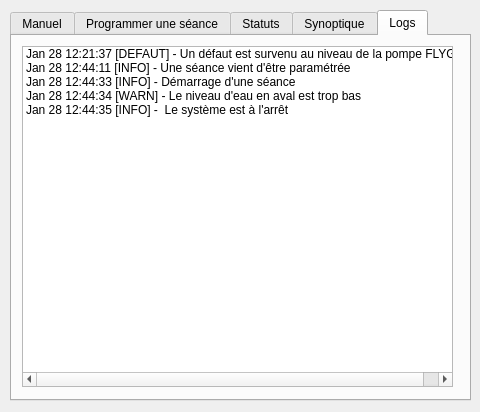
<?xml version="1.0" encoding="UTF-8"?>
<ui version="4.0">
 <class>UI</class>
 <widget class="QWidget" name="UI">
  <property name="geometry">
   <rect>
    <x>0</x>
    <y>0</y>
    <width>480</width>
    <height>412</height>
   </rect>
  </property>
  <property name="windowTitle">
   <string>UI</string>
  </property>
  <widget class="QTabWidget" name="tabWidget">
   <property name="geometry">
    <rect>
     <x>10</x>
     <y>10</y>
     <width>461</width>
     <height>391</height>
    </rect>
   </property>
   <property name="styleSheet">
    <string notr="true"/>
   </property>
   <property name="currentIndex">
    <number>4</number>
   </property>
   <widget class="QWidget" name="tab_4">
    <attribute name="title">
     <string>Manuel</string>
    </attribute>
    <widget class="QGroupBox" name="groupBox_6">
     <property name="geometry">
      <rect>
       <x>230</x>
       <y>10</y>
       <width>211</width>
       <height>101</height>
      </rect>
     </property>
     <property name="title">
      <string>CENTRALE HYDRAULIQUE</string>
     </property>
     <widget class="QPushButton" name="pushButton_8">
      <property name="geometry">
       <rect>
        <x>10</x>
        <y>30</y>
        <width>191</width>
        <height>23</height>
       </rect>
      </property>
      <property name="text">
       <string>Démarrer</string>
      </property>
     </widget>
     <widget class="QPushButton" name="pushButton_9">
      <property name="geometry">
       <rect>
        <x>10</x>
        <y>60</y>
        <width>191</width>
        <height>23</height>
       </rect>
      </property>
      <property name="text">
       <string>Arrêter</string>
      </property>
     </widget>
    </widget>
    <widget class="QGroupBox" name="groupBox_8">
     <property name="geometry">
      <rect>
       <x>10</x>
       <y>10</y>
       <width>201</width>
       <height>101</height>
      </rect>
     </property>
     <property name="title">
      <string>POMPE FLYGT</string>
     </property>
     <widget class="QPushButton" name="pushButton_10">
      <property name="geometry">
       <rect>
        <x>10</x>
        <y>30</y>
        <width>181</width>
        <height>23</height>
       </rect>
      </property>
      <property name="text">
       <string>Démarrer</string>
      </property>
     </widget>
     <widget class="QPushButton" name="pushButton_11">
      <property name="geometry">
       <rect>
        <x>10</x>
        <y>60</y>
        <width>181</width>
        <height>23</height>
       </rect>
      </property>
      <property name="text">
       <string>Arrêter</string>
      </property>
     </widget>
    </widget>
    <widget class="QGroupBox" name="groupBox_9">
     <property name="geometry">
      <rect>
       <x>10</x>
       <y>120</y>
       <width>201</width>
       <height>101</height>
      </rect>
     </property>
     <property name="title">
      <string>VANNE D'ATTRAIT</string>
     </property>
     <widget class="QPushButton" name="pushButton_12">
      <property name="geometry">
       <rect>
        <x>10</x>
        <y>30</y>
        <width>181</width>
        <height>23</height>
       </rect>
      </property>
      <property name="text">
       <string>Ouvrir</string>
      </property>
     </widget>
     <widget class="QPushButton" name="pushButton_13">
      <property name="geometry">
       <rect>
        <x>10</x>
        <y>60</y>
        <width>181</width>
        <height>23</height>
       </rect>
      </property>
      <property name="text">
       <string>Fermer</string>
      </property>
     </widget>
    </widget>
    <widget class="QGroupBox" name="groupBox_10">
     <property name="geometry">
      <rect>
       <x>230</x>
       <y>120</y>
       <width>211</width>
       <height>101</height>
      </rect>
     </property>
     <property name="title">
      <string>GRILLE</string>
     </property>
     <widget class="QPushButton" name="pushButton_14">
      <property name="geometry">
       <rect>
        <x>10</x>
        <y>30</y>
        <width>191</width>
        <height>23</height>
       </rect>
      </property>
      <property name="text">
       <string>Ouvrir</string>
      </property>
     </widget>
     <widget class="QPushButton" name="pushButton_15">
      <property name="geometry">
       <rect>
        <x>10</x>
        <y>60</y>
        <width>191</width>
        <height>23</height>
       </rect>
      </property>
      <property name="text">
       <string>Fermer</string>
      </property>
     </widget>
    </widget>
    <widget class="QGroupBox" name="groupBox_5">
     <property name="geometry">
      <rect>
       <x>10</x>
       <y>230</y>
       <width>431</width>
       <height>121</height>
      </rect>
     </property>
     <property name="title">
      <string>Cage</string>
     </property>
     <widget class="QPushButton" name="pushButton_4">
      <property name="geometry">
       <rect>
        <x>20</x>
        <y>30</y>
        <width>181</width>
        <height>23</height>
       </rect>
      </property>
      <property name="text">
       <string>Monter en petite vitesse</string>
      </property>
     </widget>
     <widget class="QPushButton" name="pushButton_5">
      <property name="geometry">
       <rect>
        <x>20</x>
        <y>70</y>
        <width>181</width>
        <height>23</height>
       </rect>
      </property>
      <property name="text">
       <string>Monter en grande vitesse</string>
      </property>
     </widget>
     <widget class="QPushButton" name="pushButton_6">
      <property name="geometry">
       <rect>
        <x>220</x>
        <y>30</y>
        <width>191</width>
        <height>23</height>
       </rect>
      </property>
      <property name="text">
       <string>Descendre en petite vitesse</string>
      </property>
     </widget>
     <widget class="QPushButton" name="pushButton_7">
      <property name="geometry">
       <rect>
        <x>220</x>
        <y>70</y>
        <width>191</width>
        <height>23</height>
       </rect>
      </property>
      <property name="text">
       <string>Descendre  en grande vitesse</string>
      </property>
     </widget>
    </widget>
   </widget>
   <widget class="QWidget" name="tab">
    <attribute name="title">
     <string>Programmer une séance</string>
    </attribute>
    <widget class="QGroupBox" name="groupBox_3">
     <property name="geometry">
      <rect>
       <x>10</x>
       <y>10</y>
       <width>431</width>
       <height>231</height>
      </rect>
     </property>
     <property name="title">
      <string>Programmer une séance</string>
     </property>
     <widget class="QPushButton" name="pushButton_3">
      <property name="geometry">
       <rect>
        <x>120</x>
        <y>190</y>
        <width>191</width>
        <height>31</height>
       </rect>
      </property>
      <property name="text">
       <string>Enregistrer les paramètres</string>
      </property>
     </widget>
     <widget class="QWidget" name="layoutWidget">
      <property name="geometry">
       <rect>
        <x>70</x>
        <y>20</y>
        <width>288</width>
        <height>161</height>
       </rect>
      </property>
      <layout class="QGridLayout" name="gridLayout">
       <item row="1" column="1">
        <widget class="QSpinBox" name="spinBox_3"/>
       </item>
       <item row="0" column="1">
        <widget class="QSpinBox" name="spinBox_2">
         <property name="sizePolicy">
          <sizepolicy hsizetype="Minimum" vsizetype="Fixed">
           <horstretch>0</horstretch>
           <verstretch>0</verstretch>
          </sizepolicy>
         </property>
        </widget>
       </item>
       <item row="3" column="1">
        <widget class="QSpinBox" name="spinBox_4"/>
       </item>
       <item row="2" column="0">
        <widget class="QLabel" name="label_14">
         <property name="text">
          <string>Temps de vidange :</string>
         </property>
        </widget>
       </item>
       <item row="3" column="0">
        <widget class="QLabel" name="label_15">
         <property name="text">
          <string>Temps de pêche :</string>
         </property>
        </widget>
       </item>
       <item row="2" column="1">
        <widget class="QSpinBox" name="spinBox"/>
       </item>
       <item row="0" column="0">
        <widget class="QLabel" name="label_2">
         <property name="text">
          <string>Petite vitesse :</string>
         </property>
        </widget>
       </item>
       <item row="1" column="0">
        <widget class="QLabel" name="label_13">
         <property name="text">
          <string>Grande vitesse :</string>
         </property>
        </widget>
       </item>
       <item row="4" column="0">
        <widget class="QLabel" name="label">
         <property name="text">
          <string>Nombre de cycles :</string>
         </property>
        </widget>
       </item>
       <item row="4" column="1">
        <widget class="QSpinBox" name="spinBox_5"/>
       </item>
       <item row="5" column="0">
        <widget class="QLabel" name="label_16">
         <property name="text">
          <string>Périodicité</string>
         </property>
        </widget>
       </item>
       <item row="5" column="1">
        <widget class="QComboBox" name="comboBox">
         <item>
          <property name="text">
           <string>15 min</string>
          </property>
         </item>
         <item>
          <property name="text">
           <string>30 min</string>
          </property>
         </item>
         <item>
          <property name="text">
           <string>1 h</string>
          </property>
         </item>
         <item>
          <property name="text">
           <string>2 h</string>
          </property>
         </item>
         <item>
          <property name="text">
           <string>4 h</string>
          </property>
         </item>
         <item>
          <property name="text">
           <string>24 h</string>
          </property>
         </item>
        </widget>
       </item>
      </layout>
     </widget>
    </widget>
    <widget class="QGroupBox" name="groupBox_4">
     <property name="geometry">
      <rect>
       <x>10</x>
       <y>250</y>
       <width>431</width>
       <height>91</height>
      </rect>
     </property>
     <property name="title">
      <string>Lancer une séance</string>
     </property>
     <widget class="QPushButton" name="pushButton">
      <property name="geometry">
       <rect>
        <x>40</x>
        <y>40</y>
        <width>161</width>
        <height>31</height>
       </rect>
      </property>
      <property name="text">
       <string>Lancer automatisation</string>
      </property>
     </widget>
     <widget class="QPushButton" name="pushButton_2">
      <property name="enabled">
       <bool>false</bool>
      </property>
      <property name="geometry">
       <rect>
        <x>230</x>
        <y>40</y>
        <width>171</width>
        <height>31</height>
       </rect>
      </property>
      <property name="text">
       <string>Arrêter automatisation</string>
      </property>
     </widget>
    </widget>
   </widget>
   <widget class="QWidget" name="tab_3">
    <attribute name="title">
     <string>Statuts</string>
    </attribute>
    <widget class="QGroupBox" name="groupBox">
     <property name="geometry">
      <rect>
       <x>10</x>
       <y>10</y>
       <width>431</width>
       <height>91</height>
      </rect>
     </property>
     <property name="title">
      <string>Appareillages</string>
     </property>
     <widget class="QLabel" name="label_3">
      <property name="geometry">
       <rect>
        <x>120</x>
        <y>30</y>
        <width>21</width>
        <height>21</height>
       </rect>
      </property>
      <property name="styleSheet">
       <string notr="true">background-color:green;
border:3px solid  rgb(125, 125, 125);</string>
      </property>
      <property name="text">
       <string/>
      </property>
     </widget>
     <widget class="QLabel" name="label_4">
      <property name="geometry">
       <rect>
        <x>100</x>
        <y>60</y>
        <width>71</width>
        <height>20</height>
       </rect>
      </property>
      <property name="styleSheet">
       <string notr="true"/>
      </property>
      <property name="text">
       <string>     POMPE</string>
      </property>
     </widget>
     <widget class="QLabel" name="label_5">
      <property name="geometry">
       <rect>
        <x>270</x>
        <y>30</y>
        <width>21</width>
        <height>21</height>
       </rect>
      </property>
      <property name="styleSheet">
       <string notr="true">background-color:green;
border:3px solid  rgb(125, 125, 125);</string>
      </property>
      <property name="text">
       <string/>
      </property>
     </widget>
     <widget class="QLabel" name="label_6">
      <property name="geometry">
       <rect>
        <x>210</x>
        <y>60</y>
        <width>181</width>
        <height>16</height>
       </rect>
      </property>
      <property name="text">
       <string>    CENTRALE HYDRAULIQUE</string>
      </property>
     </widget>
    </widget>
    <widget class="QGroupBox" name="groupBox_2">
     <property name="geometry">
      <rect>
       <x>10</x>
       <y>110</y>
       <width>431</width>
       <height>81</height>
      </rect>
     </property>
     <property name="title">
      <string>Niveaux</string>
     </property>
     <widget class="QLabel" name="label_8">
      <property name="geometry">
       <rect>
        <x>310</x>
        <y>50</y>
        <width>101</width>
        <height>16</height>
       </rect>
      </property>
      <property name="text">
       <string>  NIVEAU HUILE</string>
      </property>
     </widget>
     <widget class="QLabel" name="label_7">
      <property name="geometry">
       <rect>
        <x>60</x>
        <y>20</y>
        <width>21</width>
        <height>21</height>
       </rect>
      </property>
      <property name="styleSheet">
       <string notr="true">background-color: red;
border:3px solid  rgb(125, 125, 125);</string>
      </property>
      <property name="text">
       <string/>
      </property>
     </widget>
     <widget class="QLabel" name="label_10">
      <property name="geometry">
       <rect>
        <x>30</x>
        <y>50</y>
        <width>101</width>
        <height>16</height>
       </rect>
      </property>
      <property name="text">
       <string>NIVEAU AMONT</string>
      </property>
     </widget>
     <widget class="QLabel" name="label_12">
      <property name="geometry">
       <rect>
        <x>340</x>
        <y>20</y>
        <width>21</width>
        <height>21</height>
       </rect>
      </property>
      <property name="styleSheet">
       <string notr="true">background-color: red;
border:3px solid  rgb(125, 125, 125);</string>
      </property>
      <property name="text">
       <string/>
      </property>
     </widget>
     <widget class="QLabel" name="label_11">
      <property name="geometry">
       <rect>
        <x>170</x>
        <y>50</y>
        <width>101</width>
        <height>16</height>
       </rect>
      </property>
      <property name="text">
       <string>   NIVEAU AVAL</string>
      </property>
     </widget>
     <widget class="QLabel" name="label_9">
      <property name="geometry">
       <rect>
        <x>200</x>
        <y>20</y>
        <width>21</width>
        <height>21</height>
       </rect>
      </property>
      <property name="styleSheet">
       <string notr="true">background-color: red;
border:3px solid  rgb(125, 125, 125);</string>
      </property>
      <property name="text">
       <string/>
      </property>
     </widget>
    </widget>
    <widget class="QGroupBox" name="groupBox_7">
     <property name="geometry">
      <rect>
       <x>10</x>
       <y>200</y>
       <width>431</width>
       <height>151</height>
      </rect>
     </property>
     <property name="title">
      <string>Défauts</string>
     </property>
     <widget class="QLabel" name="label_19">
      <property name="geometry">
       <rect>
        <x>50</x>
        <y>30</y>
        <width>21</width>
        <height>21</height>
       </rect>
      </property>
      <property name="styleSheet">
       <string notr="true">background-color: red;
border:3px solid  rgb(125, 125, 125);</string>
      </property>
      <property name="text">
       <string/>
      </property>
     </widget>
     <widget class="QLabel" name="label_18">
      <property name="geometry">
       <rect>
        <x>80</x>
        <y>30</y>
        <width>71</width>
        <height>16</height>
       </rect>
      </property>
      <property name="text">
       <string>Défaut treuil</string>
      </property>
     </widget>
     <widget class="QLabel" name="label_20">
      <property name="geometry">
       <rect>
        <x>270</x>
        <y>30</y>
        <width>111</width>
        <height>16</height>
       </rect>
      </property>
      <property name="text">
       <string>Surcharge ascenseur</string>
      </property>
     </widget>
     <widget class="QLabel" name="label_21">
      <property name="geometry">
       <rect>
        <x>50</x>
        <y>60</y>
        <width>21</width>
        <height>21</height>
       </rect>
      </property>
      <property name="styleSheet">
       <string notr="true">background-color: red;
border:3px solid  rgb(125, 125, 125);</string>
      </property>
      <property name="text">
       <string/>
      </property>
     </widget>
     <widget class="QLabel" name="label_22">
      <property name="geometry">
       <rect>
        <x>80</x>
        <y>60</y>
        <width>71</width>
        <height>16</height>
       </rect>
      </property>
      <property name="text">
       <string>Défaut vanne</string>
      </property>
     </widget>
     <widget class="QLabel" name="label_23">
      <property name="geometry">
       <rect>
        <x>50</x>
        <y>90</y>
        <width>21</width>
        <height>21</height>
       </rect>
      </property>
      <property name="styleSheet">
       <string notr="true">background-color: red;
border:3px solid  rgb(125, 125, 125);</string>
      </property>
      <property name="text">
       <string/>
      </property>
     </widget>
     <widget class="QLabel" name="label_24">
      <property name="geometry">
       <rect>
        <x>80</x>
        <y>90</y>
        <width>71</width>
        <height>16</height>
       </rect>
      </property>
      <property name="text">
       <string>Défaut pompe</string>
      </property>
     </widget>
     <widget class="QLabel" name="label_25">
      <property name="geometry">
       <rect>
        <x>240</x>
        <y>30</y>
        <width>21</width>
        <height>21</height>
       </rect>
      </property>
      <property name="styleSheet">
       <string notr="true">background-color: red;
border:3px solid  rgb(125, 125, 125);</string>
      </property>
      <property name="text">
       <string/>
      </property>
     </widget>
     <widget class="QLabel" name="label_26">
      <property name="geometry">
       <rect>
        <x>270</x>
        <y>60</y>
        <width>111</width>
        <height>16</height>
       </rect>
      </property>
      <property name="text">
       <string>Défaut huile</string>
      </property>
     </widget>
     <widget class="QLabel" name="label_27">
      <property name="geometry">
       <rect>
        <x>240</x>
        <y>60</y>
        <width>21</width>
        <height>21</height>
       </rect>
      </property>
      <property name="styleSheet">
       <string notr="true">background-color: red;
border:3px solid  rgb(125, 125, 125);</string>
      </property>
      <property name="text">
       <string/>
      </property>
     </widget>
     <widget class="QLabel" name="label_28">
      <property name="geometry">
       <rect>
        <x>240</x>
        <y>90</y>
        <width>21</width>
        <height>21</height>
       </rect>
      </property>
      <property name="styleSheet">
       <string notr="true">background-color: red;
border:3px solid  rgb(125, 125, 125);</string>
      </property>
      <property name="text">
       <string/>
      </property>
     </widget>
     <widget class="QLabel" name="label_29">
      <property name="geometry">
       <rect>
        <x>270</x>
        <y>90</y>
        <width>111</width>
        <height>16</height>
       </rect>
      </property>
      <property name="text">
       <string>Défaut mou de câble</string>
      </property>
     </widget>
     <widget class="QLabel" name="label_30">
      <property name="geometry">
       <rect>
        <x>240</x>
        <y>120</y>
        <width>21</width>
        <height>21</height>
       </rect>
      </property>
      <property name="styleSheet">
       <string notr="true">background-color: red;
border:3px solid  rgb(125, 125, 125);</string>
      </property>
      <property name="text">
       <string/>
      </property>
     </widget>
     <widget class="QLabel" name="label_31">
      <property name="geometry">
       <rect>
        <x>270</x>
        <y>120</y>
        <width>111</width>
        <height>16</height>
       </rect>
      </property>
      <property name="text">
       <string>Défaut arrêt d'urgence</string>
      </property>
     </widget>
     <widget class="QLabel" name="label_32">
      <property name="geometry">
       <rect>
        <x>50</x>
        <y>120</y>
        <width>21</width>
        <height>21</height>
       </rect>
      </property>
      <property name="styleSheet">
       <string notr="true">background-color: red;
border:3px solid  rgb(125, 125, 125);</string>
      </property>
      <property name="text">
       <string/>
      </property>
     </widget>
     <widget class="QLabel" name="label_33">
      <property name="geometry">
       <rect>
        <x>80</x>
        <y>120</y>
        <width>111</width>
        <height>16</height>
       </rect>
      </property>
      <property name="text">
       <string>Défaut limiteur d'effort</string>
      </property>
     </widget>
    </widget>
   </widget>
   <widget class="QWidget" name="tab_2">
    <attribute name="title">
     <string>Synoptique</string>
    </attribute>
    <widget class="QLabel" name="label_17">
     <property name="geometry">
      <rect>
       <x>10</x>
       <y>10</y>
       <width>441</width>
       <height>351</height>
      </rect>
     </property>
     <property name="text">
      <string/>
     </property>
     <property name="pixmap">
      <pixmap resource="Assets.qrc">:/files/img/schema.png</pixmap>
     </property>
    </widget>
   </widget>
   <widget class="QWidget" name="tab_5">
    <attribute name="title">
     <string>Logs</string>
    </attribute>
    <widget class="QListWidget" name="listWidget">
     <property name="geometry">
      <rect>
       <x>10</x>
       <y>10</y>
       <width>431</width>
       <height>341</height>
      </rect>
     </property>
     <item>
      <property name="text">
       <string>Jan 28 12:21:37 [DEFAUT] - Un défaut est survenu au niveau de la pompe FLYGT</string>
      </property>
      <property name="foreground">
       <brush brushstyle="NoBrush">
        <color alpha="255">
         <red>255</red>
         <green>0</green>
         <blue>0</blue>
        </color>
       </brush>
      </property>
      <property name="flags">
       <set>ItemIsEnabled</set>
      </property>
     </item>
     <item>
      <property name="text">
       <string>Jan 28 12:44:11 [INFO] - Une séance vient d'être paramétrée </string>
      </property>
     </item>
     <item>
      <property name="text">
       <string>Jan 28 12:44:33 [INFO] - Démarrage d'une séance</string>
      </property>
     </item>
     <item>
      <property name="text">
       <string>Jan 28 12:44:34 [WARN] - Le niveau d'eau en aval est trop bas </string>
      </property>
     </item>
     <item>
      <property name="text">
       <string>Jan 28 12:44:35 [INFO] -  Le système est à l'arrêt</string>
      </property>
      <property name="foreground">
       <brush brushstyle="NoBrush">
        <color alpha="255">
         <red>0</red>
         <green>0</green>
         <blue>0</blue>
        </color>
       </brush>
      </property>
     </item>
    </widget>
   </widget>
  </widget>
 </widget>
 <layoutdefault spacing="6" margin="11"/>
 <resources>
  <include location="Assets.qrc"/>
 </resources>
 <connections/>
</ui>
